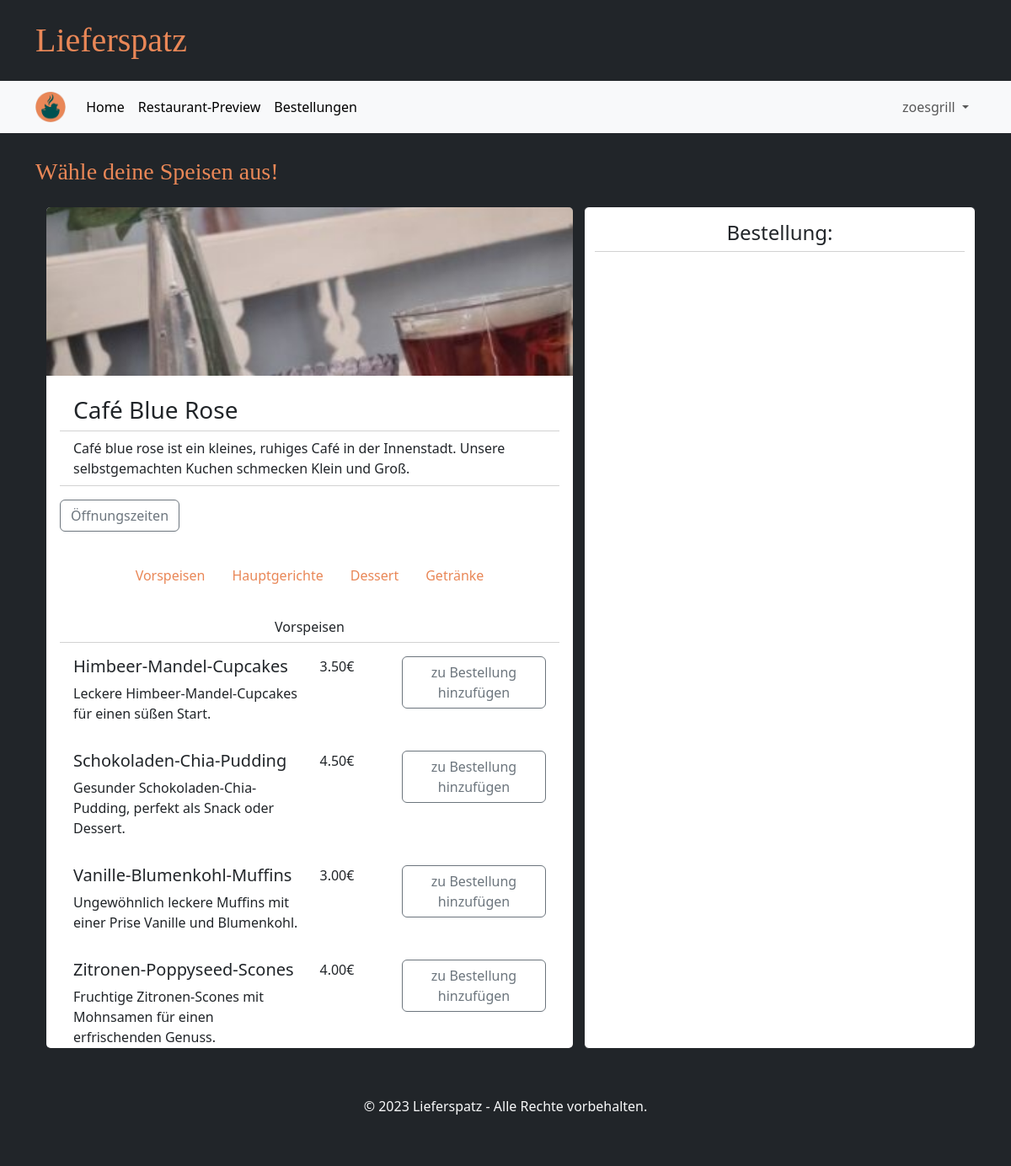
The page /menue/cafebluerose (signed in) on the database its author committed.
### tables this page shows
CREATE TABLE GeschaeftsAccount(
            Username TEXT PRIMARY KEY NOT NULL,
            Passwort TEXT NOT NULL,
            Restaurantname TEXT NOT NULL,
            Beschreibung TEST NOT NULL,
            Strasse TEXT NOT NULL,
            Hausnummer INTEGER NOT NULL,
            Plz INTEGER NOT NULL
        );

CREATE TABLE Item(
            ID INTEGER NOT NULL,
            Restaurant TEXT NOT NULL,
            Name TEXT NOT NULL,
            Kategorie TEXT CHECK(Kategorie IN ('Vorspeise', 'Hauptgericht', 'Dessert', 'Getränk')),
            IBeschreibung TEXT NOT NULL DEFAULT '',
            Preis INTEGER NOT NULL,
            Deaktiviert INTEGER DEFAULT 0 CHECK(Deaktiviert IN (0, 1)),
            PRIMARY KEY (ID),
            FOREIGN KEY (Restaurant) REFERENCES GeschaeftsAccount(username),
            UNIQUE(Restaurant, Name, Kategorie, IBeschreibung, Preis),
            UNIQUE(Restaurant, Name, Deaktiviert)                  
        );

### main.py (the view)
@app.route("/menue/<username>", methods=["GET", "POST"])
def menue_page(username):
    if "user" in session:
        restaurant = database.get_restaurant(username)
        restaurant["times"] = database.get_business_hours(username)
        image_names = os.listdir(app.config['UPLOAD_FOLDER'])
        image_tuples = list(map(os.path.splitext, image_names))
        restaurant["image_path"] = "test1.jpeg"
        for index, value in enumerate(image_tuples):
            if username == value[0]:
                restaurant["image_path"] = 'business/' + value[0] + value[1]
                image_tuples.pop(index)
                break
        items = database.get_items(username)
        return render_template("menue.html", restaurant=restaurant, items=items, weekdays=WEEKDAYS)
    else:
        return redirect(url_for("login_customer_page"))

### database.py (called while the page is built)
def getData(sql, params = ()):
    dbcon = sqlite3.connect("instance/db.db")
    cursor = dbcon.cursor()
    cursor.execute(sql, params)
    return cursor

def get_restaurant(username):
    request_pointer = getData("""SELECT Username, Restaurantname, Beschreibung, Strasse, Hausnummer, Plz
                              FROM GeschaeftsAccount
                              WHERE Username = ? """,(username,))
    result = request_pointer.fetchone()
    restaurant = {
            "username": result[0],
            "name": result[1],
            "description": result[2],
            "street": result[3],
            "housenumber": result[4],
            "postalcode": result[5]
        }
    return restaurant

def get_items(username):
    items = []
    request_pointer = getData("""SELECT *
                              FROM Item
                              WHERE Restaurant = ? AND Deaktiviert = 0
                              ORDER BY Kategorie DESC""", (username,))
    for entry in request_pointer.fetchall():
        item = {
            "id": entry[0],
            "restaurant": entry[1],
            "name": entry[2],
            "category": entry[3],
            "description": entry[4],
            "price": entry[5],
            "deactivated": entry[6]
        }
        items.append(item)
    return items

def get_business_hours(username):
    times = {}
    request_pointer = getData("""
        SELECT *
        FROM Oeffnungszeit
        WHERE GUsername = ?""",
        (username,))
    for entry in request_pointer.fetchall():
        times[entry[1]] = {
            "from": entry[2],
            "until": entry[3],
        }
    return times

### templates/menue.html (shortened to what this page needs)
{% extends "base.html" %}
{% block heading %}Wähle deine Speisen aus!{% endblock %}
{% block content %}
<div class="row g-4 mb-4" id="wrapper">
  <div class="col-7">
    <div class="card border-dark overflow-auto" style="max-height: 1000px;">
      <img src="{{ url_for('static', filename=restaurant['image_path']) }}" class="card-img-top restau-image" alt="...">
      <div class="card-body">
        <h3 class="card-title card-header bg-transparent">{{ restaurant['name'] }}</h3>
        <p class="card-text card-header bg-transparent mb-3">{{ restaurant['description'] }}</p>
        <a class="btn btn-outline-secondary mb-2" data-bs-toggle="collapse" href="#collapseExample" role="button" aria-expanded="false" aria-controls="collapseExample">
          Öffnungszeiten
        </a>
        <ul class="nav nav-pills justify-content-center mt-4">
          <li class="nav-item">
            <a class="nav-link" href="#Vorspeisen">Vorspeisen</a>
          </li>
          <li class="nav-item">
            <a class="nav-link" href="#Hauptgerichte">Hauptgerichte</a>
          </li>
          <li class="nav-item">
            <a class="nav-link" href="#Dessert">Dessert</a>
          </li>
          <li class="nav-item">
            <a class="nav-link" href="#Getränke">Getränke</a>
          </li>
        </ul>
        <div class="mt-4">
          <h6 class ="text-center card-header bg-transparent">Vorspeisen</h6>
          {% for item in items %}
          {% if item['category'] == 'Vorspeise' %}
          <form class="card-body">
            <div class="row">
            <div class="col-6">
              <h5 class="card-titel">{{ item['name'] }}</h5>
              <p class="card-text">{{ item['description'] }}</p>
            </div>
              <p class="card-text col-2">{{ "%.2f" | format(item['price']/100) }}€</p>
            <div class="col-4">
            <button type="button" class="btn btn-outline-secondary">zu Bestellung hinzufügen</button>
          </div>
            </div>
          </form>
          {% endif %}
          {% endfor %}
        </div>
      </div>
    </div>
  </div>
  <div class="card border-dark col">
    <h4 class="card-titel card-header text-center bg-transparent mt-2 mb-4">Bestellung:</h4>
  </div>
</div>
{% endblock %}

### static/style.css (style rules this page uses)
.restau-image { height: 200px; object-fit: cover; }
.nav-pills a.nav-link { color: #e98757; }
.text-center { text-align: center; }

### rows shown on the page
GeschaeftsAccount: name "Café Blue Rose", description "Café blue rose ist ein kleines, ruhiges Café in der Innenstadt. Unsere selbstgemachten Kuchen schmecken Klein und Groß."
Item: name "Himbeer-Mandel-Cupcakes", description "Leckere Himbeer-Mandel-Cupcakes für einen süßen Start.", item['price']/100 "3.50"
Item: name "Schokoladen-Chia-Pudding", description "Gesunder Schokoladen-Chia-Pudding, perfekt als Snack oder Dessert.", item['price']/100 "4.50"
Item: name "Vanille-Blumenkohl-Muffins", description "Ungewöhnlich leckere Muffins mit einer Prise Vanille und Blumenkohl.", item['price']/100 "3.00"
Item: name "Zitronen-Poppyseed-Scones", description "Fruchtige Zitronen-Scones mit Mohnsamen für einen erfrischenden Genuss.", item['price']/100 "4.00"

### other values the page prints
{{ session['user'] }} "zoesgrill"
